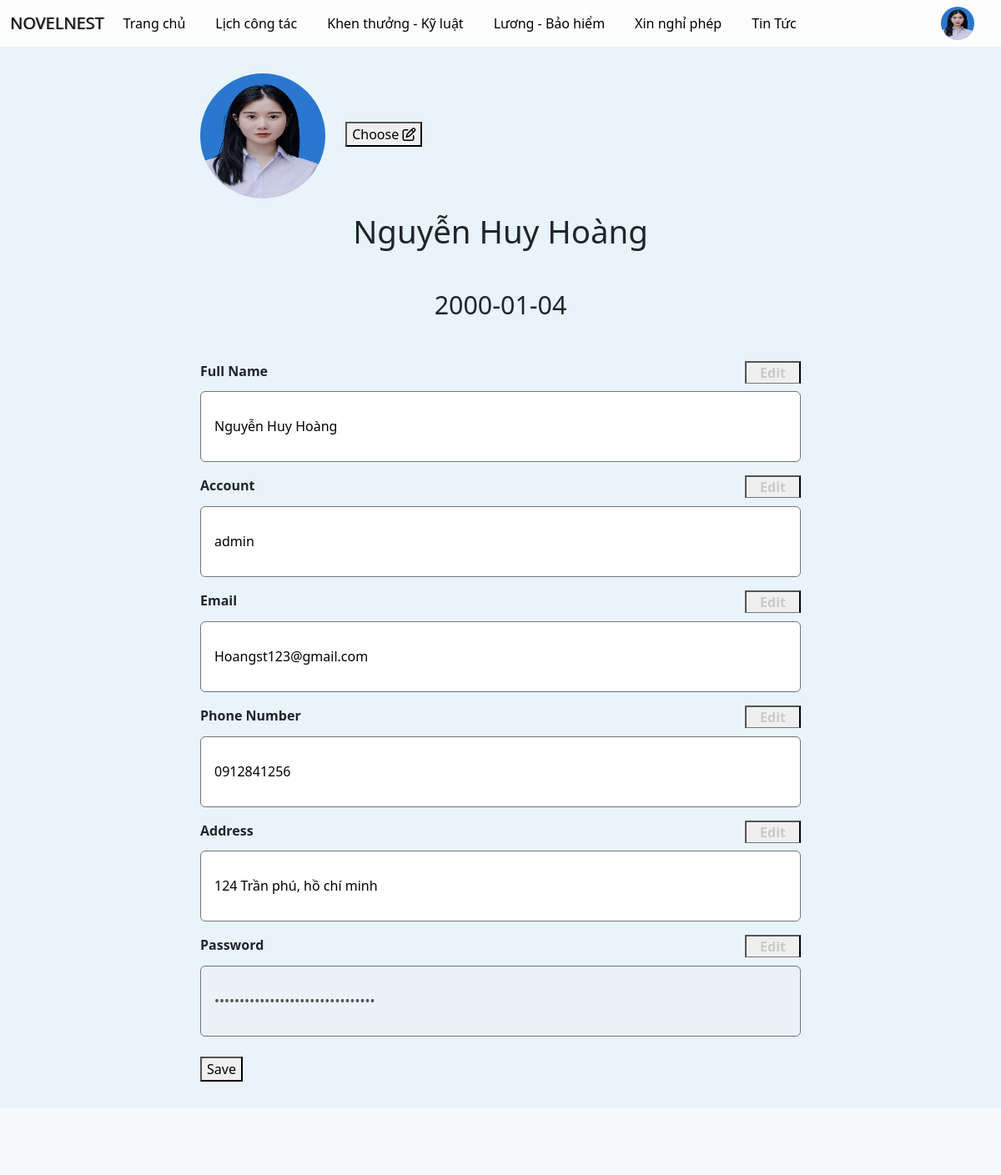
The page /user/index.php?page=profile (signed in) on the database its author committed.
### tables this page shows
CREATE TABLE `users` (
  `UserID` int NOT NULL,
  `FullName` text NOT NULL,
  `Birthday` date DEFAULT NULL,
  `Gender` text NOT NULL,
  `Email` varchar(155) NOT NULL,
  `Address` text NOT NULL,
  `Phone` varchar(11) NOT NULL,
  `Username` varchar(20) NOT NULL,
  `Password` varchar(255) NOT NULL,
  `Role` varchar(155) NOT NULL DEFAULT 'User',
  `Status` varchar(155) NOT NULL DEFAULT 'Đang làm việc',
  `PositionID` int NOT NULL,
  `DeptID` int NOT NULL
);

### Library/Db.class.php (called while the page is built, shortened)
<?php
class Db
{
	public  $conn=null;
	function __construct()
    {
        try {
            $this->conn = new PDO('mysql:host='.HOST_DB.';dbname='.DB, USER_DB, PASS_DB);
            $this->conn->query('set names utf8');
        } catch(PDOException $e) {
            echo 'ERROR';
            exit;
        }
    }
	function selectQuery($sql, $arr=array())
	{
		$stm = $this->conn->prepare($sql);
		$stm->execute($arr);
		return $stm->fetchAll(PDO::FETCH_ASSOC);
	}
}

### Controller/UserController.php (called while the page is built, shortened)
<?php
include_once '../Library/Db.class.php';
include_once '../Model/User.php';
class UserController {
    private $userModel;
    public function __construct() {
        $this->userModel = new User();
    }
    public function getUserById($UserID){
        return $this->userModel->getUserById($UserID);
    }
}
?>

### Model/User.php (called while the page is built, shortened)
<?php
class User extends Db{
    public function getUserById($userId) {
        $sql = "SELECT users.*, img.url AS ImageURL FROM users INNER JOIN img ON users.UserID = img.UserID WHERE users.UserID = :userId GROUP BY users.UserID,img.url;        ";
        $params = array(':userId' => $userId);
        return $this->selectQuery($sql, $params);
    }
}
?>

### user/View/profile.php (the view, shortened to what this page needs)
<?php
include_once '../Controller/UserController.php';
$userController = new UserController();
$employee = $userController->getUserById($_SESSION['UserID']);
?>
    <div id="account-info" class="box list-box">
    <div class="row justify-content-center align-items-center">
        <div id="avt1" class="account-info-item">
            <td><img class="img" src="../img/<?php echo $employee[0]['ImageURL']; ?>" alt="Hình ảnh nhân viên"></td>
            <button class="edit-avt-btn" id="edit-avt-btn">Choose <i class="fa-regular fa-pen-to-square"></i></button>
        </div>
        <div class="account-info-item text-center">
            <h2 style="font-size: 2.4rem; margin-top: 1rem; margin-bottom: 3rem;"><?php echo $employee[0]['FullName']; ?></h2>
            <h3 style="font-size: 1.9rem; margin-top: 1rem; margin-bottom: 3rem;"><?php echo $employee[0]['Birthday']; ?></h3>
        </div>
    </div>
    <form id="account-info-form" action="?page=save_changes" method="POST" enctype="multipart/form-data">
    <div class="row account-info-content justify-content-center">
        <div id="fullname-box" class="account-info-item">
            <div class="account-info-item-header">
                <section class="account-info-item-title">
                    Full Name
                </section>
                <button class="account-info-edit-btn" onclick="enableEditing('full-name')">
                    Edit
                </button>
            </div>
            <input id="full-name" name="full-name" type="text" value="<?php echo $employee[0]['FullName']; ?>" class="disabled-input">
        </div>
    </div>
    <div class="row account-info-content justify-content-center">
        <div id="username-box" class="account-info-item">
            <div class="account-info-item-header">
                <section class="account-info-item-title">
                    Account
                </section>
                <button class="account-info-edit-btn" onclick="enableEditing('user-name')">
                    Edit
                </button>
            </div>
            <input id="user-name" name="user-name" type="text" value="<?php echo $employee[0]['Username']; ?>" placeholder="#123haha" class="disabled-input" >
        </div>
    </div>
    <div class="row account-info-content justify-content-center">
        <div id="email-box" class="account-info-item">
            <div class="account-info-item-header">
                <section class="account-info-item-title">
                    Email
                </section>
                <button class="account-info-edit-btn" onclick="enableEditing('user-email')">
                    Edit
                </button>
            </div>
            <input id="user-email" name="user-email" type="text" value="<?php echo $employee[0]['Email']; ?>" placeholder="example@gmail.com" class="disabled-input">
        </div>
    </div>
    <div class="row account-info-content justify-content-center">
        <div id="phonenumber-box" class="account-info-item">
            <div class="account-info-item-header">
                <section class="account-info-item-title">
                    Phone Number
                </section>
                <button class="account-info-edit-btn" onclick="enableEditing('user-phonenumber')">
                    Edit
                </button>
            </div>
            <?php
                $phoneNumber = $employee[0]['Phone'];
            ?>
            <input id="user-phonenumber" name="user-phonenumber" type="tel" value="<?php echo $phoneNumber; ?>" placeholder="012xxxxxxx" class="disabled-input">
        </div>
    </div>
    <div class="row account-info-content justify-content-center">
        <div id="address-box" class="account-info-item">
            <div class="account-info-item-header">
                <section class="account-info-item-title">
                    Address
                </section>
                <button class="account-info-edit-btn" onclick="enableEditing('user-address')">
                    Edit
                </button>
            </div>
            <input id="user-address" name="user-address" type="tel" value="<?php echo $employee[0]['Address']; ?>" placeholder="012xxxxxxx" class="disabled-input" >
        </div>
    </div>
    <div class="row account-info-content justify-content-center">
        <div id="password-box" class="account-info-item">
            <div class="account-info-item-header">
                <section class="account-info-item-title">
                    Password
                </section>
                <button class="account-info-edit-btn" data-bs-toggle="modal" data-bs-target="#passwordModal">
                    Edit
                </button>
            </div>
            <input id="password" name="password" type="password" value="<?php echo $employee[0]['Password']; ?>" placeholder="*********" class="disabled-input" disabled>
        </div>
    </div>
    <div class="row account-info-content justify-content-center" style="margin:0; padding: 0;">
        <div class="col-5" style="margin:0; padding: 0;">
        </div>
    </div>
    <div class="row account-info-content justify-content-center" style="margin:0; padding: 0; margin-bottom: 2rem;">
        <div id="saving-box" class="account-info-item" style="margin:0; padding: 0;">
            <div id="saving-box" class="account-info-item">
                <button id="save-btn" name="submit" class="save-btn disabled-btn" onclick="submitForm()">Save</button>
            </div>
        </div>
    </div>
    </form>
</div>

### user/css/main.css (style rules this page uses)
body { background-color: #e0f0fabc; }
#account-info { padding: 0 calc(20%); padding-top: 2rem; }
.account-info-content { margin-bottom: 1rem; }
.account-info-item-title, .account-info-edit-btn, .password-editing-btn { display: inline-block; font-weight: bold; }
.account-info-item-title { float: left; }
.account-info-edit-btn, .password-editing-btn { float: right; padding: 0 1rem; border-bottom: 1px solid #757575; margin-bottom: 0.6rem; color: #cacaca; }
.account-info-item input { width: 100%; border: 1px solid #757575; border-radius: 6px; line-height: 5.2rem; padding: 0 1rem; }

### user/View/profile.php (style rules this page uses)
img { width: 150px; height: 150px; border-radius: 50%; margin-right: 20px; }
h1, h2 { margin-top: 0; }

### rows shown on the page
users: FullName "Nguyễn Huy Hoàng", Birthday "2000-01-04", full-name "Nguyễn Huy Hoàng", user-name "admin", user-email "Hoangst123@gmail.com", user-phonenumber "0912841256", user-address "124 Trần phú, hồ chí minh"
